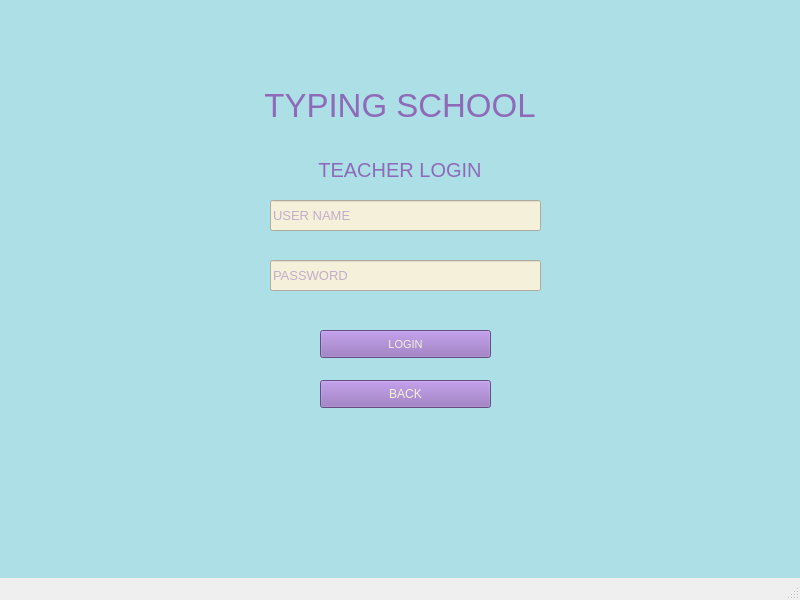
<?xml version="1.0" encoding="UTF-8"?>
<ui version="4.0">
 <class>TeacherWindow</class>
 <widget class="QMainWindow" name="TeacherWindow">
  <property name="geometry">
   <rect>
    <x>0</x>
    <y>0</y>
    <width>800</width>
    <height>600</height>
   </rect>
  </property>
  <property name="minimumSize">
   <size>
    <width>800</width>
    <height>600</height>
   </size>
  </property>
  <property name="maximumSize">
   <size>
    <width>800</width>
    <height>600</height>
   </size>
  </property>
  <property name="windowTitle">
   <string>MainWindow</string>
  </property>
  <property name="styleSheet">
   <string notr="true"/>
  </property>
  <widget class="QWidget" name="centralwidget">
   <widget class="QPushButton" name="tloginbutton">
    <property name="geometry">
     <rect>
      <x>320</x>
      <y>330</y>
      <width>171</width>
      <height>28</height>
     </rect>
    </property>
    <property name="font">
     <font>
      <pointsize>8</pointsize>
     </font>
    </property>
    <property name="styleSheet">
     <string notr="true">QPushButton{
	background-color: rgb(143, 106, 185);
	color: rgb(245, 240, 218);
}
QPushButton::hover{
	background-color: rgb(115, 80, 139);
	color: rgb(245, 240, 218);
}
QPushButton::pressed{
	background-color: rgb(81, 65, 108);
    padding-left:5px;
	color: rgb(245, 240, 218);
    padding-top:5px;
}</string>
    </property>
    <property name="text">
     <string>LOGIN</string>
    </property>
   </widget>
   <widget class="QLineEdit" name="usernameline">
    <property name="geometry">
     <rect>
      <x>270</x>
      <y>200</y>
      <width>271</width>
      <height>31</height>
     </rect>
    </property>
    <property name="font">
     <font>
      <pointsize>10</pointsize>
     </font>
    </property>
    <property name="styleSheet">
     <string notr="true">background-color: rgb(245, 240, 218);
color:  rgb(143, 106, 185);</string>
    </property>
    <property name="placeholderText">
     <string>USER NAME</string>
    </property>
   </widget>
   <widget class="QLineEdit" name="tpasswordline">
    <property name="geometry">
     <rect>
      <x>270</x>
      <y>260</y>
      <width>271</width>
      <height>31</height>
     </rect>
    </property>
    <property name="font">
     <font>
      <pointsize>10</pointsize>
     </font>
    </property>
    <property name="styleSheet">
     <string notr="true">background-color: rgb(245, 240, 218);
color:  rgb(143, 106, 185);</string>
    </property>
    <property name="echoMode">
     <enum>QLineEdit::Password</enum>
    </property>
    <property name="placeholderText">
     <string>PASSWORD</string>
    </property>
   </widget>
   <widget class="QPushButton" name="tbackbutton">
    <property name="geometry">
     <rect>
      <x>320</x>
      <y>380</y>
      <width>171</width>
      <height>28</height>
     </rect>
    </property>
    <property name="styleSheet">
     <string notr="true">QPushButton{
	background-color: rgb(143, 106, 185);
	color: rgb(245, 240, 218);
}
QPushButton::hover{
	background-color: rgb(115, 80, 139);
	color: rgb(245, 240, 218);
}
QPushButton::pressed{
	background-color: rgb(81, 65, 108);
    padding-left:5px;
	color: rgb(245, 240, 218);
    padding-top:5px;
}</string>
    </property>
    <property name="text">
     <string>BACK</string>
    </property>
   </widget>
   <widget class="QLabel" name="message">
    <property name="geometry">
     <rect>
      <x>170</x>
      <y>300</y>
      <width>460</width>
      <height>20</height>
     </rect>
    </property>
    <property name="font">
     <font>
      <pointsize>10</pointsize>
      <weight>75</weight>
      <bold>true</bold>
     </font>
    </property>
    <property name="styleSheet">
     <string notr="true">color:  rgb(143, 106, 185);</string>
    </property>
    <property name="text">
     <string/>
    </property>
    <property name="alignment">
     <set>Qt::AlignCenter</set>
    </property>
   </widget>
   <widget class="QLabel" name="label">
    <property name="geometry">
     <rect>
      <x>0</x>
      <y>0</y>
      <width>800</width>
      <height>600</height>
     </rect>
    </property>
    <property name="styleSheet">
     <string notr="true">background-color: rgb(172, 223, 230);</string>
    </property>
    <property name="text">
     <string/>
    </property>
   </widget>
   <widget class="QLabel" name="label_2">
    <property name="geometry">
     <rect>
      <x>200</x>
      <y>60</y>
      <width>400</width>
      <height>91</height>
     </rect>
    </property>
    <property name="font">
     <font>
      <pointsize>25</pointsize>
     </font>
    </property>
    <property name="styleSheet">
     <string notr="true">color:  rgb(143, 106, 185);</string>
    </property>
    <property name="text">
     <string>TYPING SCHOOL</string>
    </property>
    <property name="alignment">
     <set>Qt::AlignCenter</set>
    </property>
   </widget>
   <widget class="QLabel" name="label_3">
    <property name="geometry">
     <rect>
      <x>300</x>
      <y>160</y>
      <width>200</width>
      <height>20</height>
     </rect>
    </property>
    <property name="font">
     <font>
      <pointsize>15</pointsize>
     </font>
    </property>
    <property name="styleSheet">
     <string notr="true">color:  rgb(143, 106, 185);</string>
    </property>
    <property name="text">
     <string>TEACHER LOGIN</string>
    </property>
    <property name="alignment">
     <set>Qt::AlignCenter</set>
    </property>
   </widget>
   <zorder>label</zorder>
   <zorder>tloginbutton</zorder>
   <zorder>usernameline</zorder>
   <zorder>tpasswordline</zorder>
   <zorder>tbackbutton</zorder>
   <zorder>message</zorder>
   <zorder>label_2</zorder>
   <zorder>label_3</zorder>
  </widget>
  <widget class="QMenuBar" name="menubar">
   <property name="geometry">
    <rect>
     <x>0</x>
     <y>0</y>
     <width>800</width>
     <height>22</height>
    </rect>
   </property>
  </widget>
  <widget class="QStatusBar" name="statusbar"/>
 </widget>
 <resources/>
 <connections/>
</ui>
